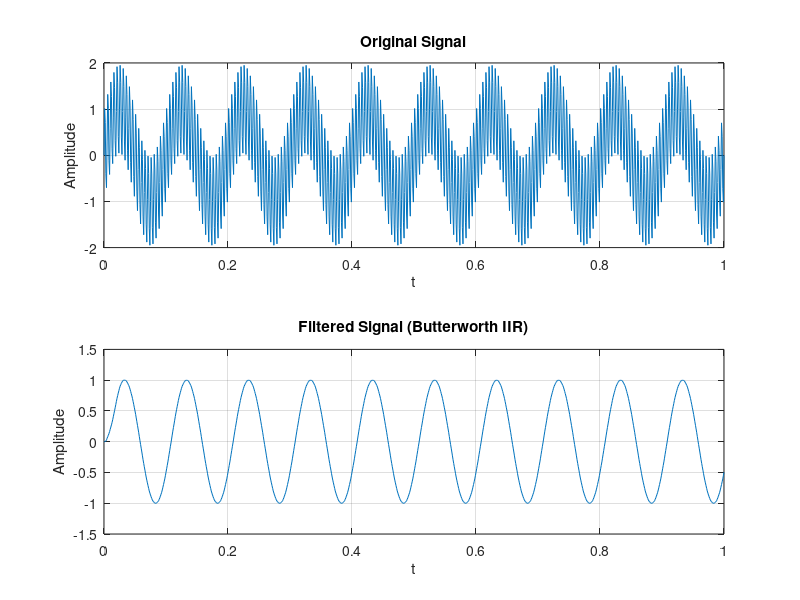

Write MATLAB code to recreate this figure.
fs = 1000;
t = 0:1/fs:1;
x = sin(2*pi*10*t) + sin(2*pi*200*t);

fc = 50;
order = 4;
[b, a] = butter(order, fc/(fs/2), 'low');   
filtered = filter(b, a, x);

subplot(2,1,1)
plot(t, x)
grid on
title('Original Signal')
xlabel('t')
ylabel('Amplitude')

subplot(2,1,2)
plot(t, filtered)
grid on
title('Filtered Signal (Butterworth IIR)')
xlabel('t')
ylabel('Amplitude')
